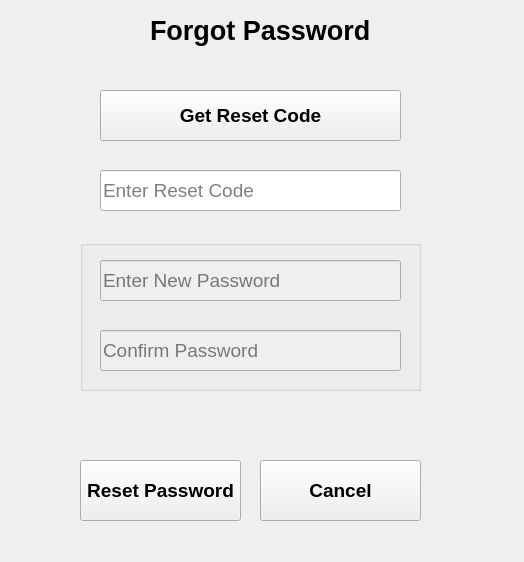
<?xml version="1.0" encoding="UTF-8"?>
<ui version="4.0">
 <class>Form</class>
 <widget class="QWidget" name="Form">
  <property name="geometry">
   <rect>
    <x>0</x>
    <y>0</y>
    <width>524</width>
    <height>562</height>
   </rect>
  </property>
  <property name="font">
   <font>
    <family>Segoe UI</family>
    <pointsize>14</pointsize>
   </font>
  </property>
  <property name="windowTitle">
   <string>Form</string>
  </property>
  <widget class="QPushButton" name="pushButton">
   <property name="geometry">
    <rect>
     <x>80</x>
     <y>460</y>
     <width>161</width>
     <height>61</height>
    </rect>
   </property>
   <property name="font">
    <font>
     <family>Segoe UI</family>
     <pointsize>14</pointsize>
     <weight>75</weight>
     <bold>true</bold>
    </font>
   </property>
   <property name="text">
    <string>Reset Password</string>
   </property>
  </widget>
  <widget class="QLineEdit" name="lineEdit">
   <property name="geometry">
    <rect>
     <x>100</x>
     <y>170</y>
     <width>301</width>
     <height>41</height>
    </rect>
   </property>
   <property name="font">
    <font>
     <family>Segoe UI</family>
     <pointsize>14</pointsize>
    </font>
   </property>
   <property name="placeholderText">
    <string>Enter Reset Code</string>
   </property>
  </widget>
  <widget class="QLabel" name="label">
   <property name="enabled">
    <bool>true</bool>
   </property>
   <property name="geometry">
    <rect>
     <x>60</x>
     <y>400</y>
     <width>371</width>
     <height>31</height>
    </rect>
   </property>
   <property name="font">
    <font>
     <family>Segoe UI</family>
     <pointsize>12</pointsize>
    </font>
   </property>
   <property name="text">
    <string/>
   </property>
  </widget>
  <widget class="QPushButton" name="pushButton_2">
   <property name="geometry">
    <rect>
     <x>260</x>
     <y>460</y>
     <width>161</width>
     <height>61</height>
    </rect>
   </property>
   <property name="font">
    <font>
     <family>Segoe UI</family>
     <pointsize>14</pointsize>
     <weight>75</weight>
     <bold>true</bold>
    </font>
   </property>
   <property name="text">
    <string>Cancel</string>
   </property>
  </widget>
  <widget class="QLabel" name="label_2">
   <property name="geometry">
    <rect>
     <x>150</x>
     <y>10</y>
     <width>221</width>
     <height>41</height>
    </rect>
   </property>
   <property name="font">
    <font>
     <family>Segoe UI</family>
     <pointsize>20</pointsize>
     <weight>75</weight>
     <bold>true</bold>
    </font>
   </property>
   <property name="text">
    <string>Forgot Password</string>
   </property>
  </widget>
  <widget class="QGroupBox" name="groupBox">
   <property name="enabled">
    <bool>false</bool>
   </property>
   <property name="geometry">
    <rect>
     <x>80</x>
     <y>240</y>
     <width>341</width>
     <height>151</height>
    </rect>
   </property>
   <property name="title">
    <string/>
   </property>
   <widget class="QLineEdit" name="lineEdit_2">
    <property name="enabled">
     <bool>false</bool>
    </property>
    <property name="geometry">
     <rect>
      <x>20</x>
      <y>20</y>
      <width>301</width>
      <height>41</height>
     </rect>
    </property>
    <property name="font">
     <font>
      <family>Segoe UI</family>
      <pointsize>14</pointsize>
     </font>
    </property>
    <property name="echoMode">
     <enum>QLineEdit::Password</enum>
    </property>
    <property name="placeholderText">
     <string>Enter New Password</string>
    </property>
   </widget>
   <widget class="QLineEdit" name="lineEdit_3">
    <property name="geometry">
     <rect>
      <x>20</x>
      <y>90</y>
      <width>301</width>
      <height>41</height>
     </rect>
    </property>
    <property name="placeholderText">
     <string>Confirm Password</string>
    </property>
   </widget>
  </widget>
  <widget class="QPushButton" name="pushButton_3">
   <property name="geometry">
    <rect>
     <x>100</x>
     <y>90</y>
     <width>301</width>
     <height>51</height>
    </rect>
   </property>
   <property name="font">
    <font>
     <family>Segoe UI</family>
     <pointsize>14</pointsize>
     <weight>75</weight>
     <bold>true</bold>
    </font>
   </property>
   <property name="text">
    <string>Get Reset Code</string>
   </property>
  </widget>
 </widget>
 <resources/>
 <connections/>
</ui>
